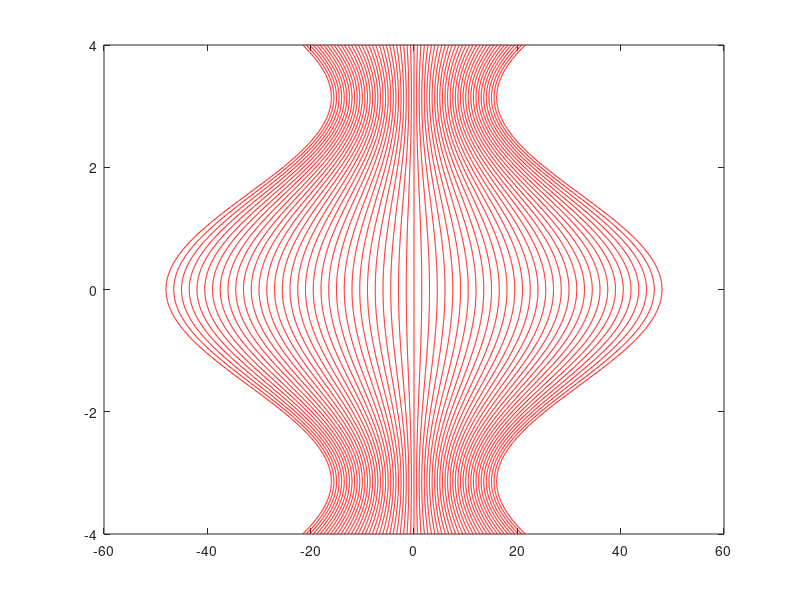

This chart was generated by the following MATLAB code: (Note: this script raises an error after producing the figure.)
%   Plots tessellations for various spectral diffeomorphisms
%
%	AUTHOR:	D Lantzberg, Nov. 2017

boxArea = 1/4;
xl = -8;
xr = 8;

yu = -4;
yo = 4;
FlowLines =  2*xl : sqrt(boxArea) : xr*2 ;
y = (yu : .01 : yo); 

%% SIN / COS Symplecto
sigCos = @(x) 2*x + sin(x);
dSigCos = @(x) 2 + cos(x);

figure(1);
plot( FlowLines(:)*( dSigCos(y) ) , y ,'r' , 'LineWidth', .4 );
PlotPhaseSpaceTessellation( dSigCos , xl , xr , yu , yo , boxArea , 1.5);

axis([-4 4 -4 4]);
plotaxis(0,'k-',4); axis square; 
box on;
set(gca,'FontSize',16);
set(gca,'FontName','CMU Serif');

set(gca,'FontSize',16);
set(gca,'FontName','CMU Serif');

axis square;
ax = gca;
xtl = ax.XTickLabel;
xtl(5) = {'Q'};
ytl = ax.YTickLabel;
ytl(5) = {'P'};
ax.XTickLabel = xtl;
ax.YTickLabel = ytl;

axis square;
%zoom(2);
plotTickLatex2D('xlabeldy',.0,'ylabeldx',.0,'fontsize',22);
pause(.1);


%% LOG2 Symplecto (Wavelet tesselation)
sigLog = @(x) log2(abs(x));
dSigLog = @(x) 1 ./ ( abs(x) );
figure(2);
plot( (xl*4 : sqrt(boxArea) : xr*4).'*( dSigLog(y) ) , y ,'r', 'LineWidth', 0.4 );
PlotPhaseSpaceTessellation( dSigLog , xl , xr , yu , yo , boxArea , 1.5);

axis([-4 4 -4 4]);
plotaxis(0,'k-',4); axis square; 
box on;
set(gca,'FontSize',16);
set(gca,'FontName','CMU Serif');

set(gca,'FontSize',16);
set(gca,'FontName','CMU Serif');

axis square;
ax = gca;
xtl = ax.XTickLabel;
xtl(5) = {'Q'};
ytl = ax.YTickLabel;
ytl(5) = {'P'};
ax.XTickLabel = xtl;
ax.YTickLabel = ytl;

axis square;

plotTickLatex2D('xlabeldy',.0,'ylabeldx',.0,'fontsize',22);


%% IDENTICAL Symplecto (STFT tesselation)
sigId = @(x) x;
dSigId = @(x) ones(size(x));
figure(3);
plot( FlowLines(:)*( dSigId(y) ) , y ,'r-', 'LineWidth', 0.4 );
PlotPhaseSpaceTessellation( dSigId , xl , xr , yu , yo , boxArea , 1.5);

axis([-4 4 -4 4]);
plotaxis(0,'k-',4); axis square; 
box on;
set(gca,'FontSize',16);
set(gca,'FontName','CMU Serif');

set(gca,'FontSize',16);
set(gca,'FontName','CMU Serif');

axis square;
ax = gca;
xtl = ax.XTickLabel;
xtl(5) = {'Q'};
ytl = ax.YTickLabel;
ytl(5) = {'P'};
ax.XTickLabel = xtl;
ax.YTickLabel = ytl;

axis square;
%zoom(2);
plotTickLatex2D('xlabeldy',.0,'ylabeldx',.0,'fontsize',22);
pause(.1);

%% SIN / COS Symplecto
sigCos = @(x) 1.25*x + cos(x);
dSigCos = @(x) 1.25 - sin(x);

figure(4);
plot( FlowLines(:)*( dSigCos(y) ) , y ,'r' , 'LineWidth', .4 );
PlotPhaseSpaceTessellation( dSigCos , xl , xr , yu , yo , boxArea , 1.5);

axis([-4 4 -4 4]);
plotaxis(0,'k-',4); axis square; 
box on;
set(gca,'FontSize',16);
set(gca,'FontName','CMU Serif');

set(gca,'FontSize',16);
set(gca,'FontName','CMU Serif');

ax = gca;
xtl = ax.XTickLabel;
xtl(5) = {'Q'};
ytl = ax.YTickLabel;
ytl(5) = {'P'};
ax.XTickLabel = xtl;
ax.YTickLabel = ytl;

axis square;

plotTickLatex2D('xlabeldy',.0,'ylabeldx',.0,'fontsize',22);
pause;

SaveAsEps(1,'SinCosTessellation');
SaveAsEps(2,'Log2Tessellation');
SaveAsEps(3,'GaborTessellation');
SaveAsEps(4,'SinCosWideTessellation');